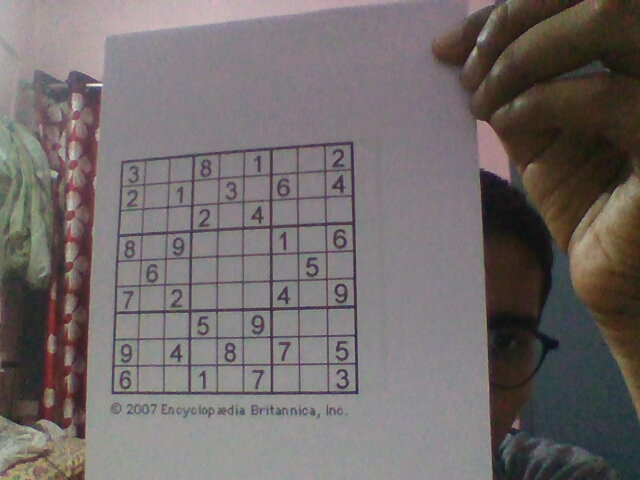
#> input picture Images/SudokuTest02.jpg, 640 x 480 px, found by its file name
$ jupyter execute --allow-errors 'Images Analysis.ipynb'
#> lines starting #> are read from the running program, lines starting #| are printed output that depends on the picture; after the words box and inside, x2 and y2 are one past the last pixel; in counts of white or black regions, pixels touching at a corner belong together
### SudokuSolve/WebCamExtract.py
import cv2
import numpy as np

def process_raw(image):
    gray_img = cv2.cvtColor(image,cv2.COLOR_BGR2GRAY)
    blur_gry=cv2.GaussianBlur(gray_img,(3,3),1)
    _, th3 = cv2.threshold(blur_gry, 0, 255, cv2.THRESH_BINARY + cv2.THRESH_OTSU)
    ret,thresh2 = cv2.threshold(th3, 127, 255, cv2.THRESH_BINARY_INV)

    return thresh2

def return_contours(processed):
    contours, hierarchy = cv2.findContours(processed, cv2.RETR_EXTERNAL, cv2.CHAIN_APPROX_SIMPLE)
    sorted_contours = sorted(contours, key=cv2.contourArea, reverse=True)
    for i in range(len(sorted_contours)):
        approx = cv2.approxPolyDP(sorted_contours[i], 0.01*cv2.arcLength(sorted_contours[i],True),True)
        if len(approx) == 4:
            return approx;
    return [1]

def sort_approx(approx):
    sorted_approx = sorted(approx,key=lambda k:[k[0][1],k[0][0]])
    sorted_approx[:2]= sorted(approx[0:2],key=lambda k:k[0][0])
    sorted_approx[2:4]= sorted(approx[2:4],key=lambda k:k[0][0])
    sorted_points=[] #pehele hi lst m convert krne hai !!
    for i in range(4):
        sorted_points.append(sorted_approx[i].tolist()[0])
    return np.float32(sorted_points)

def Extract_sudoko(sorted_points,image,grid_side,output_grid_size):
    points_B = np.float32([[0,0], [grid_side,0], [0,grid_side], [grid_side,grid_side]])
    M = cv2.getPerspectiveTransform(sorted_points, points_B)
    warped = cv2.warpPerspective(image, M, output_grid_size)
    return warped

def show_frames(image,output_grid_size):

    grid_side = output_grid_size[0]
    processed_img=process_raw(image)
    approx = return_contours(processed_img)
    Sudoku_grid= np.zeros(output_grid_size)

    if len(approx)==4:
        sorted_points = sort_approx(approx)
        #cv2.drawContours(image, [approx], 0, (0,0,0), 5)
        Sudoku_grid= Extract_sudoko(sorted_points,image,grid_side,output_grid_size)

    return image,Sudoku_grid

### Images Analysis.ipynb
[cell 1]
import cv2
import numpy as np

[cell 2]
import SudokuSolve.SudokuGrid
import SudokuSolve.WebCamExtract
import SudokuSolve.ModelPredict
import SudokuSolve.ImageCrop

[cell 3]
from tensorflow.keras.models import load_model

[cell 4]
image = cv2.imread("/home/aayush/SudokuSolver/Images/SudokuTest02.jpg")
#> image is the input picture: shape (480, 640, 3); mean B, G, R 106.8, 107.3, 114.2

[cell 5]
Image,Grid_img = SudokuSolve.WebCamExtract.show_frames(image,(252,252))
#> in process_raw, `gray_img = cv2.cvtColor(image,cv2.COLOR_BGR2GRAY)`:
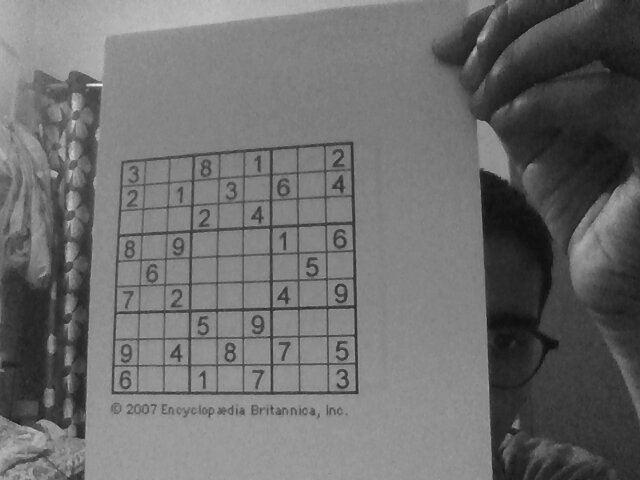
#> gray_img: shape (480, 640); min 14, max 239, mean 109.3
#> in process_raw, `_, th3 = cv2.threshold(blur_gry, 0, 255, cv2.THRESH_BINARY + cv2.THRES..`:
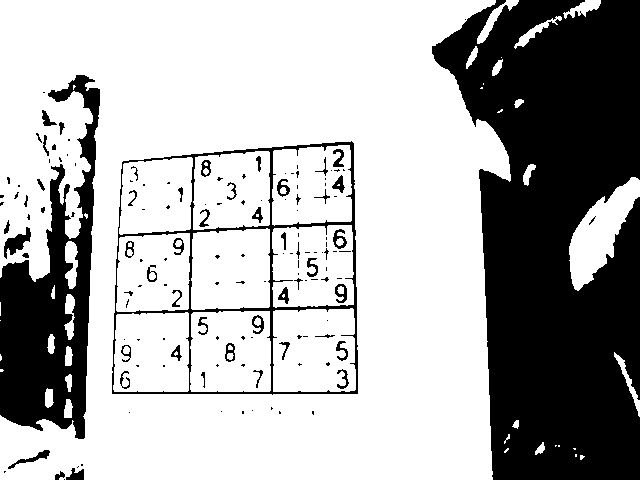
#> th3: shape (480, 640); 68.7% white; 148 black regions (94 under 20 px), largest, box (x1, y1, x2, y2) and area: (432, 0, 640, 480) 70509, (0, 75, 100, 439) 16772, (112, 141, 358, 395) 4725
#> in process_raw, `ret,thresh2 = cv2.threshold(th3, 127, 255, cv2.THRESH_BINARY_INV)`: thresh2: shape (480, 640); 31.3% white; 148 white regions (94 under 20 px)
#> in return_contours, `contours, hierarchy = cv2.findContours(processed, cv2.RETR_EXTERNAL, c..`: contours = 43 contours, 31 with area under 20; largest, box (x1, y1, x2, y2) and area: (432, 0, 640, 480) 70523, (112, 141, 358, 395) 57830, (0, 75, 100, 439) 17538, (4, 227, 31, 259) 307, (8, 450, 50, 469) 138
#> in return_contours, `sorted_contours = sorted(contours, key=cv2.contourArea, reverse=True)`: sorted_contours has the same summary as contours
#> the loop in return_contours, `for i in range(len(sorted_contours)):` made 2 passes
#> approx on pass 2: [[351, 141], [122, 162], [112, 393], [357, 393]]
#> in show_frames, `approx = return_contours(processed_img)`: approx = [[351, 141], [122, 162], [112, 393], [357, 393]]
#> in sort_approx, `sorted_approx = sorted(approx,key=lambda k:[k[0][1],k[0][0]])`: sorted_approx = [[[351, 141]], [[122, 162]], [[112, 393]], [[357, 393]]]
#> after the loop in sort_approx, `for i in range(4):`: sorted_points = [[122, 162], [351, 141], [112, 393], [357, 393]]
#> in Extract_sudoko, `M = cv2.getPerspectiveTransform(sorted_points, points_B)`: M = [[1.34, 0.0581, -173.2], [0.119, 1.3, -225.6], [0.000474, 0.000346, 1]]
#> in Extract_sudoko, `warped = cv2.warpPerspective(image, M, output_grid_size)`:
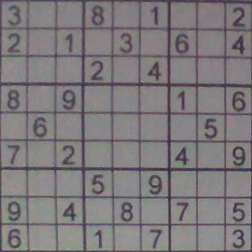
#> warped: shape (252, 252, 3); mean B, G, R 124.1, 121, 125.9

[cell 6]
cv2.imshow("Grid_img",Grid_img)
cv2.waitKey(0)
cv2.destroyAllWindows()

[cell 7]
def Sudokugrid(Sudoku_image):

    image_copy=Sudoku_image
    grid_side_length=image_copy.shape[0]
    gray_image = cv2.cvtColor(image_copy, cv2.COLOR_BGR2GRAY)
    blur = cv2.GaussianBlur(gray_image, (3,3), 0)
    #thresh = cv2.adaptiveThreshold(gray_image, 255, cv2.ADAPTIVE_THRESH_MEAN_C,cv2.THRESH_BINARY, 3, 5)
    _, th3 = cv2.threshold(blur, 0, 255, cv2.THRESH_BINARY + cv2.THRESH_OTSU)
    ret,thresh2 = cv2.threshold(th3, 127, 255, cv2.THRESH_BINARY_INV)
    return thresh2

[cell 8]
kernel = np.ones((3,3), np.uint8)

# Now we erode
erosion = cv2.erode(image, kernel, iterations = 1)
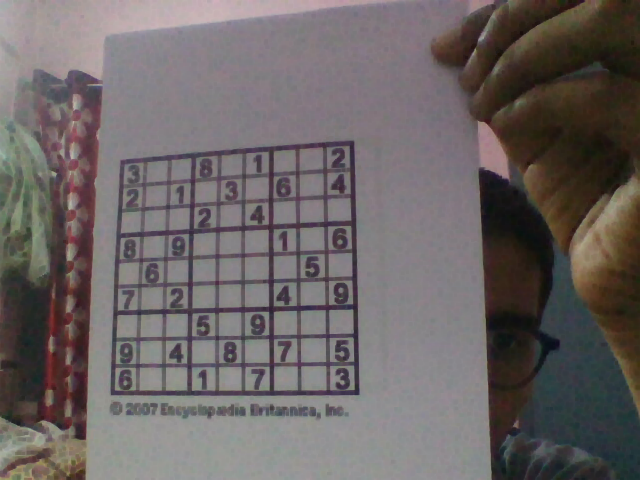
#> erosion: shape (480, 640, 3); mean B, G, R 100.6, 100.9, 107.7
cv2.imshow('Erosion', erosion)
cv2.waitKey(0)

#
dilation = cv2.dilate(image, kernel, iterations = 1)
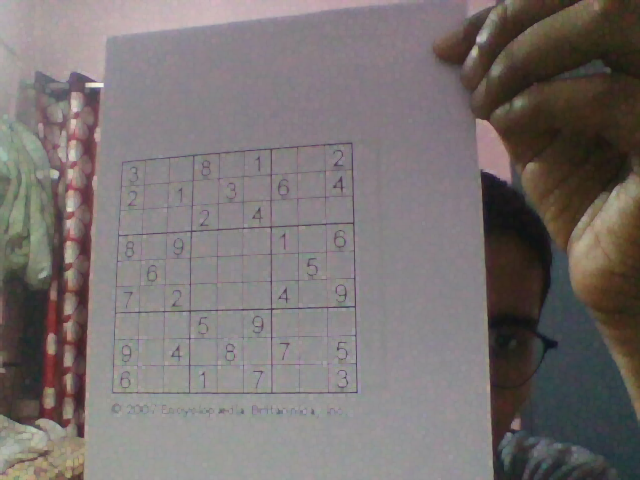
#> dilation: shape (480, 640, 3); mean B, G, R 112.9, 113.7, 120.7
cv2.imshow('Dilation', dilation)
cv2.waitKey(0)

#> (a cell that did not finish here is left out)

[cell 10]
img = cv2.imread("/home/aayush/SudokuSolver/Images/sudokuTestEasy.png")
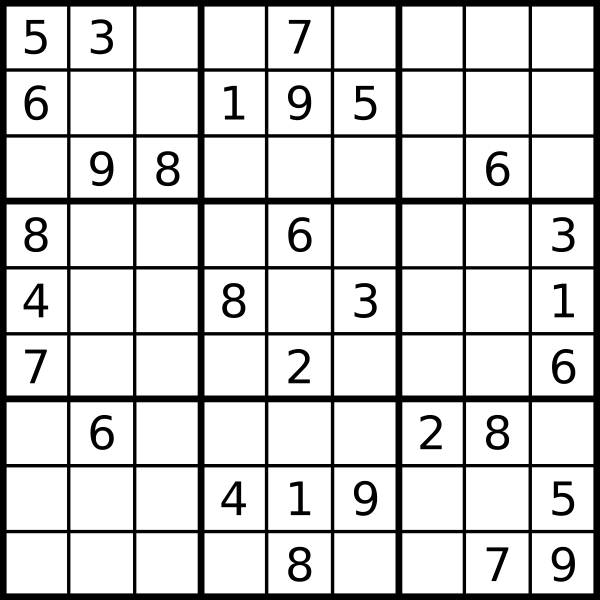
#> input picture Images/sudokuTestEasy.png, 1200 x 1200 px, found by its file name (shown at 1/2 size)
#> img is the input picture: shape (1200, 1200, 3); min 0, max 255, mean 209.8
#> (the rest of this cell did not finish here and is left out)

#> (a cell that did not finish here is left out)

#> (a cell that did not finish here is left out)

#> (a cell that did not finish here is left out)

#> (a cell that did not finish here is left out)

#> (a cell that did not finish here is left out)

#> (a cell that did not finish here is left out)

[cell 17]
def confidence(i,j):
    img_croped=SudokuSolve.ImageCrop.img_crop(i,j,Pro_grid_img)
    tst=img_croped/255
    tst_img=np.array(tst).reshape(1,28,28,1)
    #grid_array = model.predict_classes(tst_img,verbose=0)[0]
    predictions=model.predict(tst_img,verbose=0)
    X=np.argmax(predictions, axis=-1)[0]
    #print(grid_array)
    print(X)
    print(np.array(predictions)[0][X])
    cv2.imshow("Pro_Grid_img",tst)
    cv2.waitKey(0)
    cv2.destroyAllWindows()

#> (a cell that did not finish here is left out)
